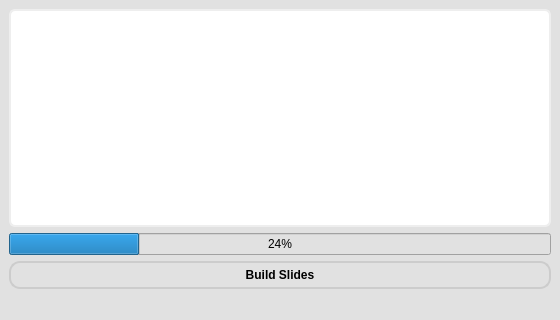
<?xml version="1.0" encoding="UTF-8"?>
<ui version="4.0">
 <class>ppt_builder</class>
 <widget class="QMainWindow" name="ppt_builder">
  <property name="geometry">
   <rect>
    <x>0</x>
    <y>0</y>
    <width>560</width>
    <height>320</height>
   </rect>
  </property>
  <property name="font">
   <font>
    <pointsize>9</pointsize>
   </font>
  </property>
  <property name="windowTitle">
   <string>PPT Builder</string>
  </property>
  <property name="windowIcon">
   <iconset>
    <normaloff>lamp.ico</normaloff>lamp.ico</iconset>
  </property>
  <property name="styleSheet">
   <string notr="true">QWidget{
background-color: rgb(225, 225, 225);
}
QCheckBox{
width:130%;
}
QCheckBox:hover{
color:rgb(100,100,100);
}
QTextEdit{
border: 2px solid rgb(238, 238, 238);
border-radius: 6px;
padding: 5px;
background-color: white;
}
QTextBrowser{
border: 2px solid rgb(238, 238, 238);
border-radius: 6px;
padding: 5px;
background-color: white;
}
QLineEdit{
border: 2px solid rgb(238, 238, 238);
border-radius: 6px;
background-color: white;
}
QLabel{
padding-top:5px;
color: black;
font: bold;
}
QPushButton {
color: black;
border: 2px solid rgb(204, 204, 204);
border-radius: 11px;
padding: 5px;
background: qradialgradient(cx: 0.2, cy: 1.3,
fx: 1.0, fy: 0.5,
radius: 1.35, stop: 0 rgb(228, 228, 228), stop: 1 rgb(208, 208, 208));
min-width: 80px;
font: bold;
}
QPushButton:pressed {
color:blue;
background: qradialgradient(cx: 0.4, cy: -0.1,
fx: 0.4, fy: -0.1,
radius: 1.35, stop: 0 #fff, stop: 1 rgb(245, 245, 245));
font:italic;
}
QPushButton:hover{
color:rgb(100,100,100);
}
QScrollBar::horizontal {
max-height: 7px;
}
QScrollBar::vertical {
max-width: 7px;
}
QScrollBar::handle:vertical {
background-color:rgb(200, 200, 200);
max-width: 4px;
}
QScrollBar::handle:horizontal {
background-color:rgb(200, 200, 200);
max-height: 4px;
}</string>
  </property>
  <widget class="QWidget" name="MainWindow">
   <property name="styleSheet">
    <string notr="true">opacity: 0;</string>
   </property>
   <layout class="QGridLayout" name="gridLayout">
    <item row="0" column="0">
     <layout class="QVBoxLayout" name="verticalLayout">
      <item>
       <widget class="QTextBrowser" name="text_output">
        <property name="lineWrapMode">
         <enum>QTextEdit::NoWrap</enum>
        </property>
       </widget>
      </item>
      <item>
       <widget class="QProgressBar" name="progress_bar">
        <property name="value">
         <number>24</number>
        </property>
       </widget>
      </item>
      <item>
       <widget class="QPushButton" name="start_btn">
        <property name="statusTip">
         <string>Click to start</string>
        </property>
        <property name="text">
         <string>Build Slides</string>
        </property>
       </widget>
      </item>
     </layout>
    </item>
   </layout>
  </widget>
  <widget class="QStatusBar" name="statusbar"/>
  <action name="actionExit">
   <property name="text">
    <string>Leave</string>
   </property>
   <property name="shortcut">
    <string/>
   </property>
  </action>
  <action name="actionView_pharma_avoids">
   <property name="text">
    <string>View Pharma Avoids</string>
   </property>
   <property name="statusTip">
    <string>View Pharma Avoids</string>
   </property>
  </action>
  <action name="actionView_inn_avoids">
   <property name="text">
    <string>View INN Avoids</string>
   </property>
  </action>
  <action name="actionProject_avoids">
   <property name="text">
    <string>Project Avoids</string>
   </property>
  </action>
  <action name="actionInternal_names">
   <property name="text">
    <string>Internal Names</string>
   </property>
  </action>
  <action name="actionPresented_names">
   <property name="text">
    <string>Presented Names</string>
   </property>
  </action>
  <action name="actionCompetitor_names">
   <property name="text">
    <string>Competitor Names</string>
   </property>
  </action>
  <action name="actionOptions">
   <property name="text">
    <string>Options</string>
   </property>
   <property name="statusTip">
    <string>View Options</string>
   </property>
  </action>
  <action name="actionTool_1">
   <property name="text">
    <string>Tool 1</string>
   </property>
  </action>
  <action name="actionTool_style">
   <property name="text">
    <string>Tool 2</string>
   </property>
  </action>
  <action name="actionTool_3">
   <property name="text">
    <string>Tool 3</string>
   </property>
  </action>
  <action name="actionTool_4">
   <property name="text">
    <string>Tool 4</string>
   </property>
  </action>
  <action name="actionTool_5">
   <property name="text">
    <string>Tool 5</string>
   </property>
  </action>
  <action name="actionSave_names">
   <property name="text">
    <string>Commit Names</string>
   </property>
  </action>
  <action name="actionSort_names">
   <property name="text">
    <string>Sort Names (A-Z)</string>
   </property>
  </action>
  <action name="actionFind_conflicts">
   <property name="text">
    <string>Find Conflicts</string>
   </property>
  </action>
  <action name="actionClear_avoids">
   <property name="text">
    <string>Clear All Avoids</string>
   </property>
  </action>
  <action name="actionView_stripped_names">
   <property name="text">
    <string>View names without rationale</string>
   </property>
  </action>
  <action name="actionINN_avoids_password_required">
   <property name="text">
    <string>INN avoids (password req.)</string>
   </property>
  </action>
  <action name="actionPharma_Avoids_password_req">
   <property name="text">
    <string>Pharma Avoids (password req.)</string>
   </property>
  </action>
  <action name="actionINN_avoids">
   <property name="text">
    <string>INN Avoids</string>
   </property>
  </action>
  <action name="actionPharma_avoids">
   <property name="text">
    <string>Pharma Avoids</string>
   </property>
  </action>
  <action name="actionAdd_avoids">
   <property name="text">
    <string>Add Avoids</string>
   </property>
  </action>
 </widget>
 <resources/>
 <connections/>
</ui>
